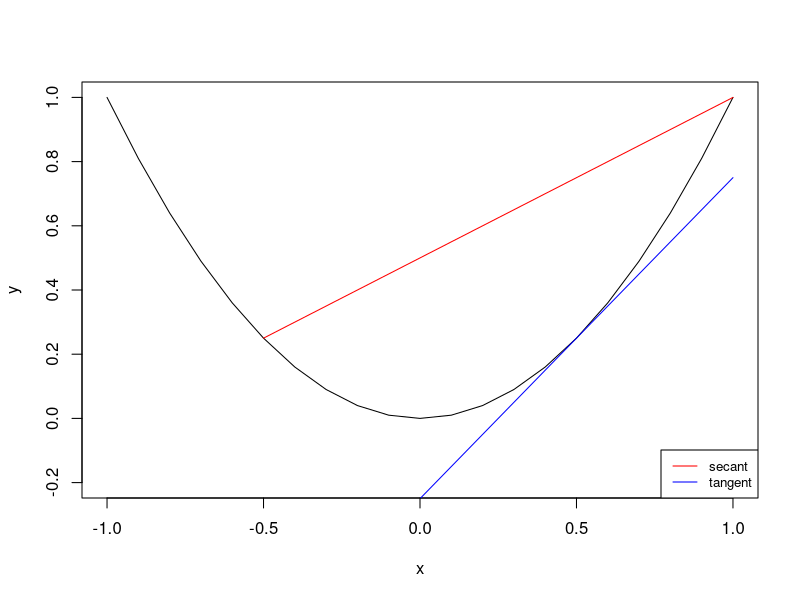
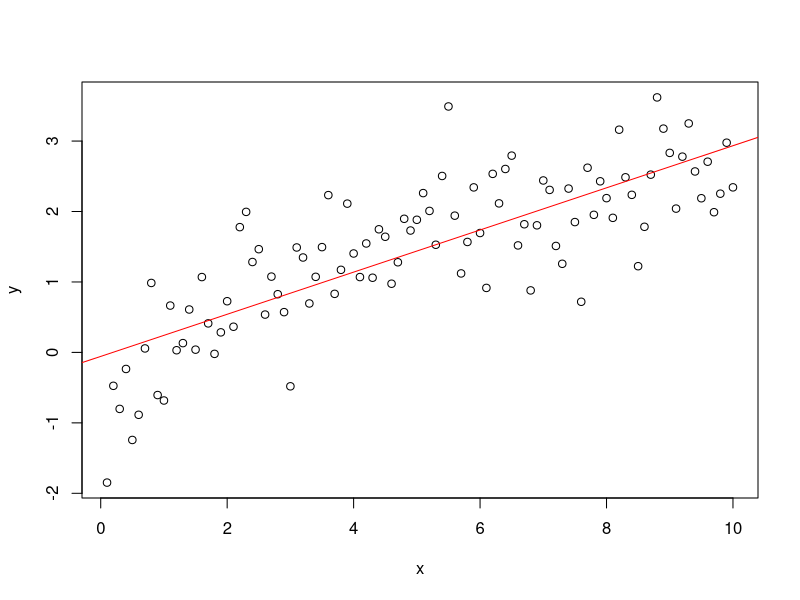
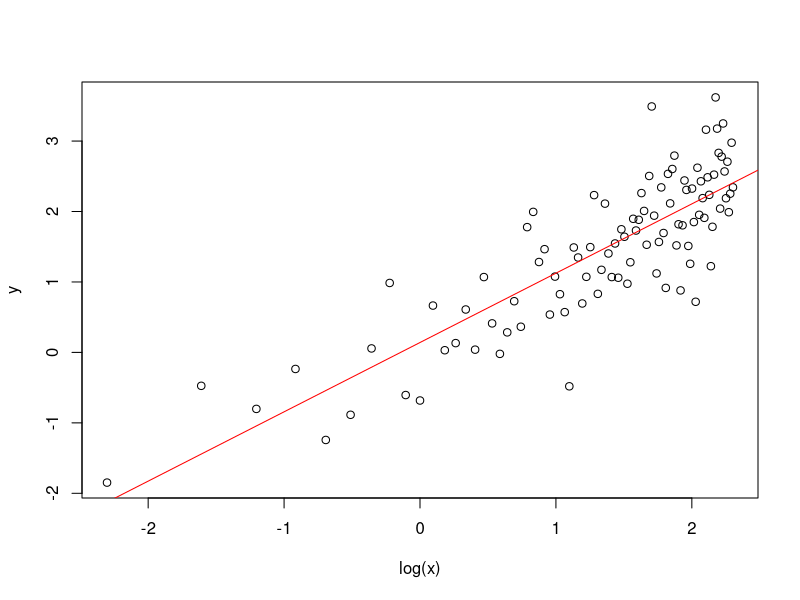
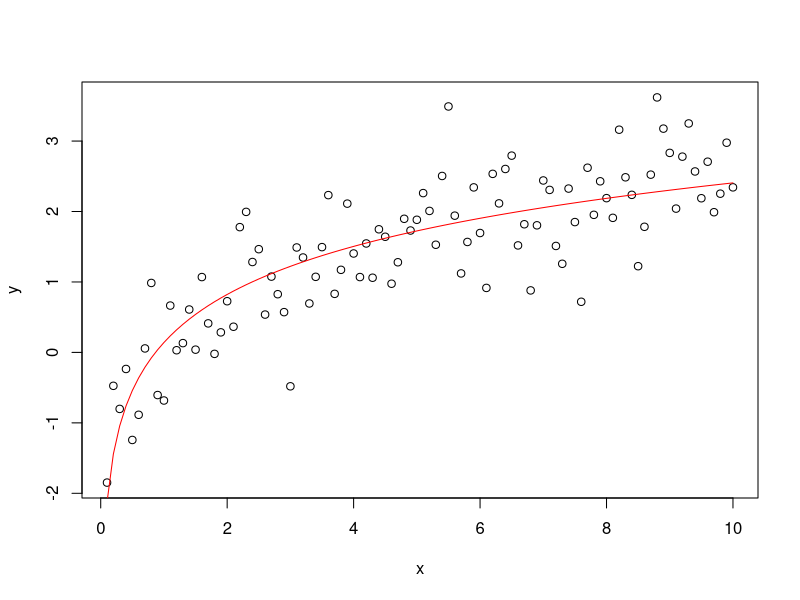
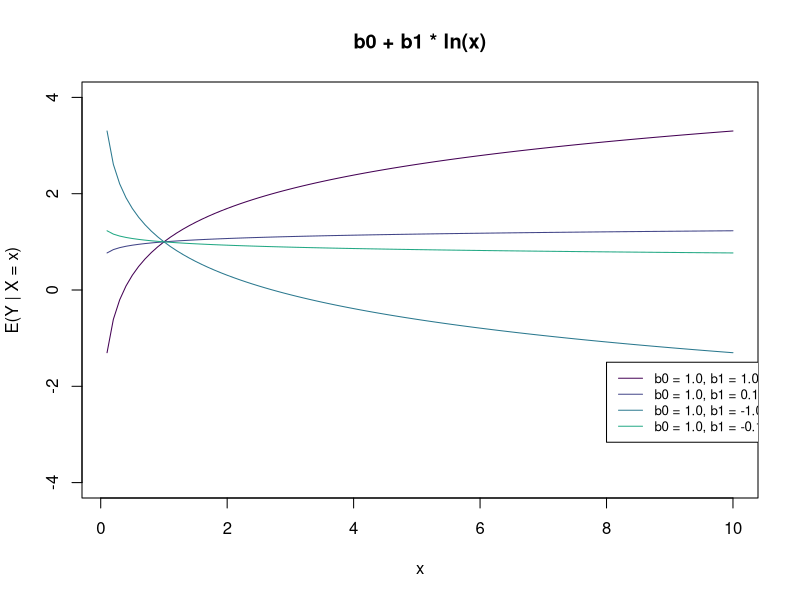
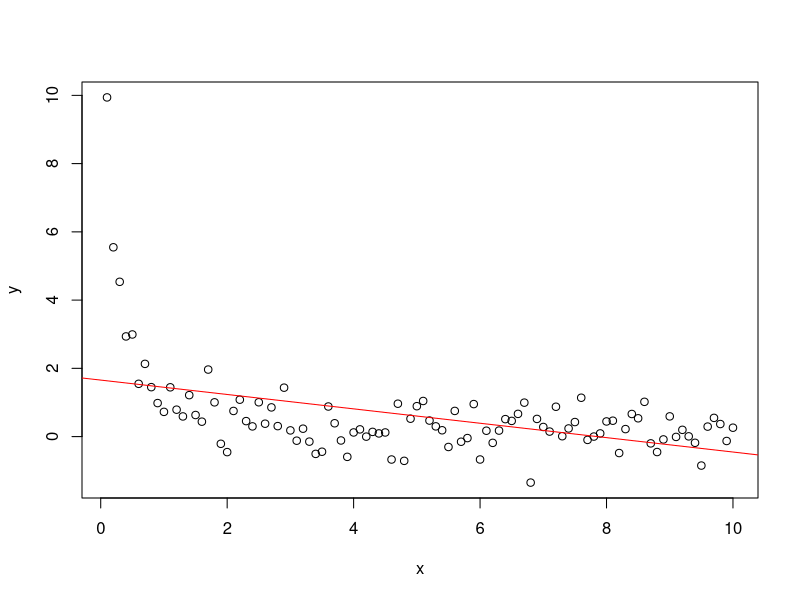
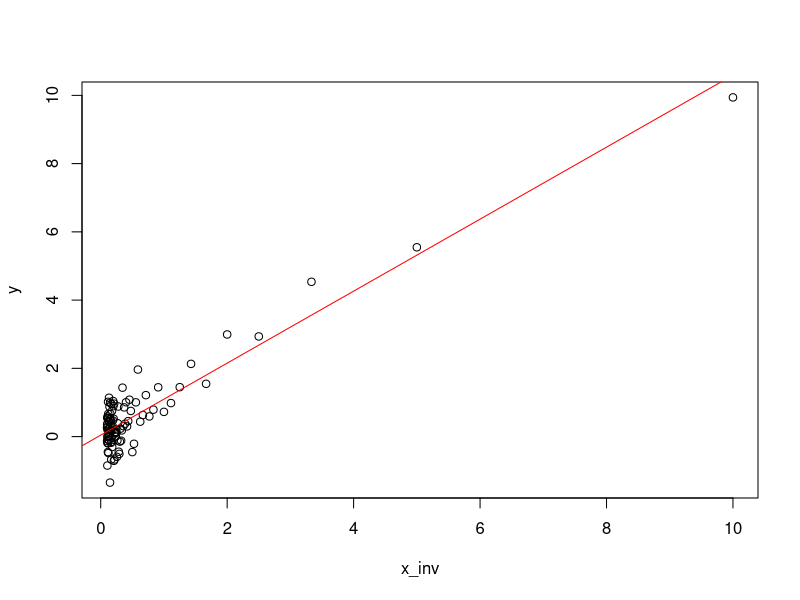
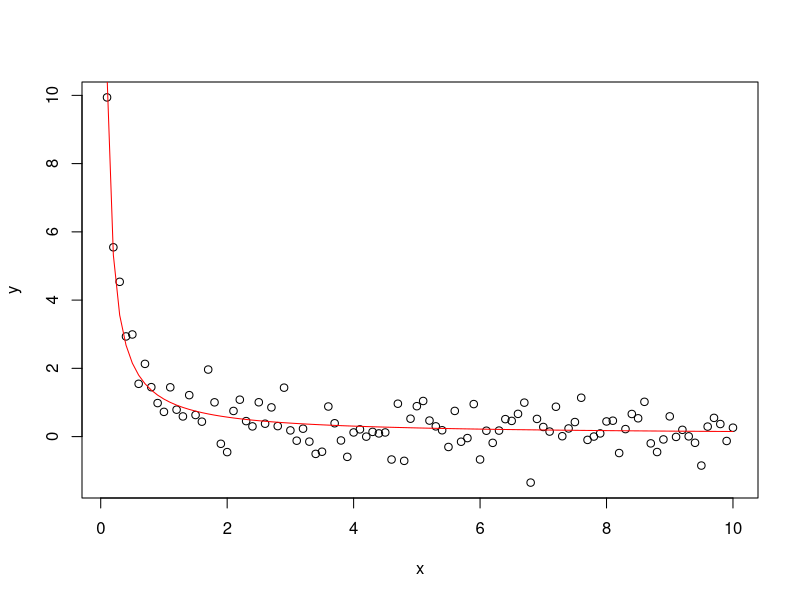

Generate these figures, in order, with R: (Note: this script raises an error after producing the figures.)
x <- seq(-1, 1, 0.1)
y <- x^2
plot(x, y, type = "l", ylim = c(-0.2, 1))
secant <- function(x1, x2, fn) {
  t <- seq(1, 0, -0.05)
  y <- t * fn(x1) + (1 - t) * fn(x2)
  x <- seq(x1, x2, length = length(t))
  points(x, y, type = "l", col = "red")
}
fn <- function(x) {
  x * x
}
fn_prime <- function(x) {
    2 * x
}
secant(-0.5, 1, fn)
c <- 0.5
points(x, fn(c) + fn_prime(c) * (x - c), type = "l", col = "blue")
legend(
  "bottomright",
  c("secant", "tangent"),
  col = c("red", "blue"),
  cex = 0.8,
  lty = 1
)


x <- seq(0.1, 10, 0.1)
y <- log(x) + rnorm(length(x), 0, 0.6)
fit <- lm(y ~ x)
plot(x, y)
abline(fit, col = "red")

fit <- lm(y ~ log(x))
plot(log(x), y)
abline(fit, col = "red")

predict(fit, data.frame(x = 1))

plot(x, y)

b0 <- fit$coefficients[1]
b1 <- fit$coefficients[2]
y_hat <- b0 + b1 * log(x)
points(x, y_hat, type = "l", col = "red")

predict(fit, data.frame(x = 1))


cols <- viridis::viridis(6)

plot(x,
    log(x) + 1,
    type = "l",
    ylim = c(-4, 4),
    ylab = "E(Y | X = x)",
    col = cols[1],
    main = "b0 + b1 * ln(x)")
points(x,
    0.1 * log(x) + 1,
    type = "l",
    col = cols[2]
)
points(x,
    -1 * log(x) + 1,
    type = "l",
    col = cols[3]
)
points(x,
    -0.1 * log(x) + 1,
    type = "l",
    col = cols[4]
)
legend(
    x = 8,
    y = -1.5,
    c("b0 = 1.0, b1 = 1.0", "b0 = 1.0, b1 = 0.1", "b0 = 1.0, b1 = -1.0", "b0 = 1.0, b1 = -0.1"),
    col = cols,
    cex = 0.8,
    lty = 1
)

x <- seq(0.1, 10, 0.1)
x_inv <- x^-1
y <- x_inv + rnorm(length(x), 0, 0.6)
fit <- lm(y ~ x)
plot(x, y)
abline(fit, col = "red")

x_inv <- x^-1
fit <- lm(y ~ x_inv)
plot(x_inv, y)
abline(fit, col = "red")

plot(x, y)
points(x, fit$fitted.values, type = "l", col = "red")

plot(x,
    1 + x^-1,
    type = "l",
    ylim = c(-1, 3),
    ylab = "E(Y | X = x)",
    col = cols[1],
    main = "b0 + b1 * x^-1"
)
points(x,
    1 + 0.1 * x^-1,
    type = "l",
    col = cols[2]
)
points(x,
    1 + -1 * x^-1,
    type = "l",
    col = cols[3]
)
points(x,
    1 + -0.1 * x^-1,
    type = "l",
    col = cols[4]
)
legend(
    x = 8,
    y = 0,
    c("b0 = 1.0, b1 = 1.0", "b0 = 1.0, b1 = 0.1", "b0 = 1.0, b1 = -1.0", "b0 = 1.0, b1 = -0.1"),
    col = cols,
    cex = 0.8,
    lty = 1
)


set.seed(123)
x <- seq(0.1, 3, 0.1)
y <- exp(x + rnorm(length(x), 0, 0.6))
fit <- lm(y ~ x)
plot(x, y)
abline(fit, col = "red")

fit <- lm(log(y) ~ x)
plot(x, log(y))
abline(fit, col = "red")

plot(x, y)
points(x, exp(fit$fitted.values), type = "l", col = "red")

set.seed(123)
x <- seq(-3, 3, 0.1)
y <- exp(x + rnorm(length(x), 0, 0.6))

plot(x,
    exp(x + 1),
    type = "l",
    ylab = "Median(Y | X = x)",
    ylim = c(0, 10),
    xlim = c(-3, 3),
    col = cols[1],
    main = "exp(b0 + b1 * x)"
)
points(x,
    exp(0.1 * x + 1),
    type = "l",
    col = cols[2]
)
points(x,
    exp(-1 * x + 1),
    type = "l",
    col = cols[3]
)
points(x,
    exp(-0.1 * x + 1),
    type = "l",
    col = cols[4]
    )
legend(
    "topright",
    c("b0 = 1.0, b1 = 1.0", "b0 = 1.0, b1 = 0.1", "b0 = 1.0, b1 = -1.0", "b0 = 1.0, b1 = -0.1"),
    col = cols,
    cex = 0.8,
    lty = 1
)

x <- seq(0, 3, 0.01)
plot(x, dlnorm(x, meanlog = 0, sdlog = 0.25), col = "red", type = "l", ylab = "PDF")
points(x, dlnorm(x, meanlog = 0, sdlog = 0.50), col = "blue", type = "l")
points(x, dlnorm(x, meanlog = 0, sdlog = 1.00), col = "green", type = "l")
legend("topright",
    c("sigma = 0.25, mean = 0", "sigma = 0.5, mean = 0", "sigma = 1, mean = 0"),
    col = c("red", "blue", "green"),
    cex = 0.8,
    lty = 1
)

set.seed(123)
x <- seq(1, 5, 0.1)
y <- 1 / (x + rnorm(length(x), 0, 0.5))
fit <- lm(y ~ x)
plot(x, y)
abline(fit, col = "red")

fit <- lm(1 / y ~ x)
plot(x, 1 / y)
abline(fit, col = "red")

plot(x, y)
points(x, 1 / fit$fitted.values, type = "l", col = "red")

plot(x,
    1 / x + 1,
    type = "l",
    ylim = c(-2, 3),
    ylab = "E(Y | X = x)",
    col = cols[1],
    main = "1/(b0 + b1 * x)"
)
points(x,
    1 / (0.1 * x + 1),
    type = "l",
    col = cols[2]
)
points(x,
    1 / (-1 * x + 1),
    type = "l",
    col = cols[3]
)
points(x,
    1 / (-0.1 * x + 1),
    type = "l",
    col = cols[4]
)
legend(
    "topright",
    c("b0 = 1.0, b1 = 1.0", "b0 = 1.0, b1 = 0.1", "b0 = 1.0, b1 = -1.0", "b0 = 1.0, b1 = -0.1"),
    col = cols,
    cex = 0.8,
    lty = 1
)

fit <- lm(y ~ x)
MASS::boxcox(fit)


set.seed(123)
x <- seq(0, 30, 0.1)
y <- exp(log(x) + rnorm(length(x), 0, 0.6))
fit <- lm(y ~ x)
plot(x, y)
abline(fit, col = "red")

fit <- lm(log(y) ~ log(x))
plot(log(x), log(y))
abline(fit, col = "red")

plot(x, y)
points(x, fit$fitted.values, type = "l", col = "red")

